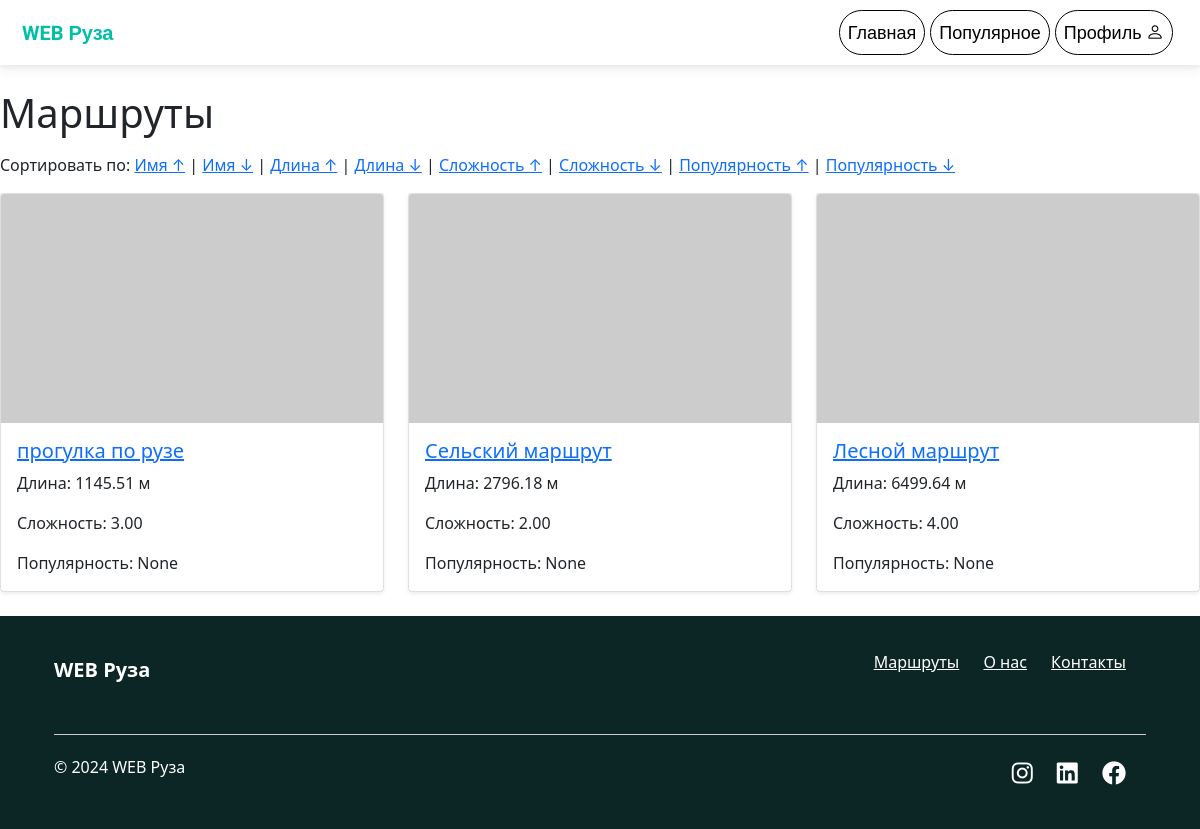
/routes/?sort_by=name&order=desc, run on the app's committed database.
### Constructor/models.py (models this page shows)
class Line(models.Model):
    name = models.TextField(null=True)
    coordinates = models.TextField(null=True)
    length = models.DecimalField(max_digits=7, decimal_places=2, null=True)
    difficulty = models.DecimalField(max_digits=5, decimal_places=2, null=True)
    seasons = models.TextField(null=True)
    popularity = models.DecimalField(max_digits=7, decimal_places=0, null=True)
    notes = models.TextField(null=True)

### Constructor/views.py (the view)
# urls.py: path('routes/', views.route_list, name='route_list'),
def route_list(request):
    sort_by = request.GET.get('sort_by', 'name')  # Default sort by name
    order = request.GET.get('order', 'asc')  # Default order ascending
    if order == 'desc':
        sort_by = '-' + sort_by
    routes = Line.objects.all().order_by(sort_by)
    return render(request, 'route_list.html', {'routes': routes})

### Constructor/templates/route_list.html (shortened to what this page needs)
{% extends 'base_generic.html' %}
{% block content %}
<!DOCTYPE html>
<html lang="ru">
<head>
    <link href="https://cdn.jsdelivr.net/npm/bootstrap@5.1.3/dist/css/bootstrap.min.css" rel="stylesheet">
</head>
<body>
    <h1 class="mt-4 mb-3">Маршруты</h1>
    <div class="mb-3">
        <span>Сортировать по:</span>
        <a href="?sort_by=name&order=asc">Имя ↑</a> |
        <a href="?sort_by=name&order=desc">Имя ↓</a> |
        <a href="?sort_by=length&order=asc">Длина ↑</a> |
        <a href="?sort_by=length&order=desc">Длина ↓</a> |
        <a href="?sort_by=difficulty&order=asc">Сложность ↑</a> |
        <a href="?sort_by=difficulty&order=desc">Сложность ↓</a> |
        <a href="?sort_by=popularity&order=asc">Популярность ↑</a> |
        <a href="?sort_by=popularity&order=desc">Популярность ↓</a>
    </div>
    <div class="row">
        {% for route in routes %}
        <div class="col-md-4">
            <div class="card mb-4 shadow-sm">
                <img class="card-img-top" src="https://via.placeholder.com/500x300" alt="Изображение маршрута">
                <div class="card-body">
                    <h5 class="card-title">
                        <a href="{% url 'route_page' route.id %}">{{ route.name }}</a>
                    </h5>
                    <p class="card-text">Длина: {{ route.length }} м</p>
                    <p class="card-text">Сложность: {{ route.difficulty }}</p>
                    <p class="card-text">Популярность: {{ route.popularity }}</p>
                </div>
            </div>
        </div>
        {% endfor %}
    </div>
</body>
</html>
{% endblock %}

### data on the page
Line: name "прогулка по рузе", length "1145.51", difficulty "3.00", popularity "None"
Line: name "Сельский маршрут", length "2796.18", difficulty "2.00", popularity "None"
Line: name "Лесной маршрут", length "6499.64", difficulty "4.00", popularity "None"
